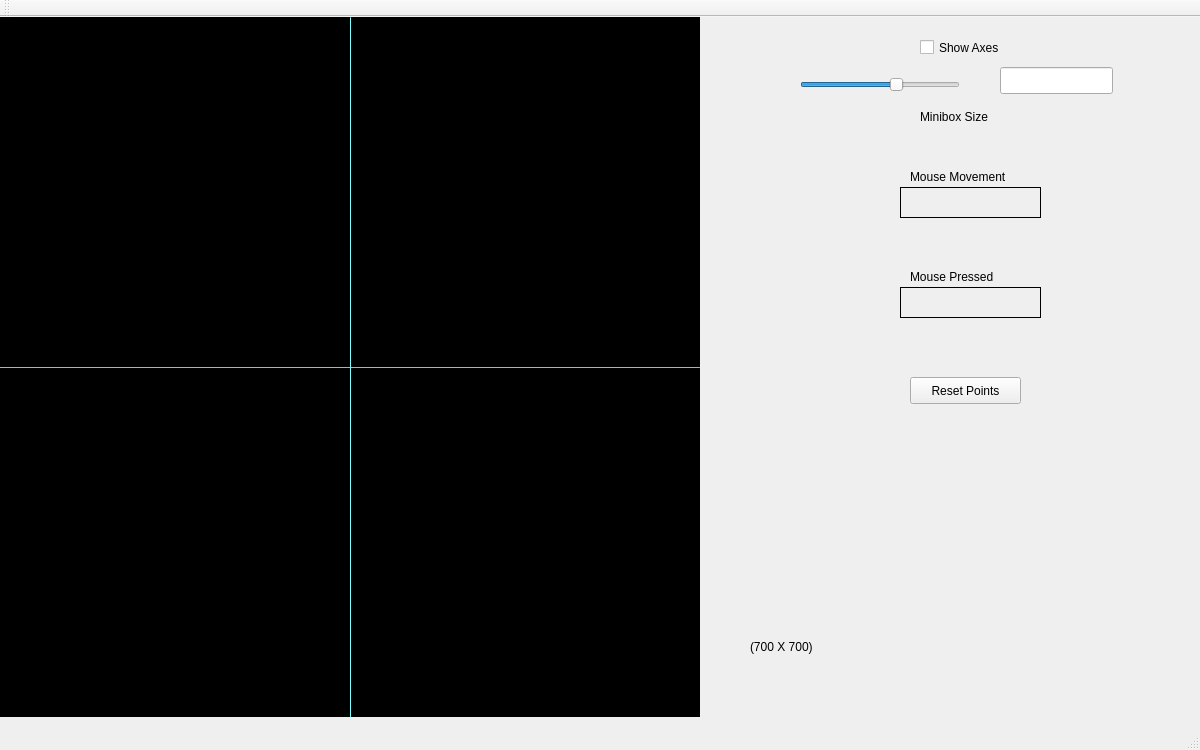
<?xml version="1.0" encoding="UTF-8"?>
<ui version="4.0">
 <class>MainWindow</class>
 <widget class="QMainWindow" name="MainWindow">
  <property name="geometry">
   <rect>
    <x>0</x>
    <y>0</y>
    <width>1200</width>
    <height>750</height>
   </rect>
  </property>
  <property name="windowTitle">
   <string>MainWindow</string>
  </property>
  <widget class="QWidget" name="centralWidget">
   <widget class="my_label" name="frame">
    <property name="geometry">
     <rect>
      <x>0</x>
      <y>0</y>
      <width>700</width>
      <height>700</height>
     </rect>
    </property>
    <property name="sizePolicy">
     <sizepolicy hsizetype="Preferred" vsizetype="Preferred">
      <horstretch>0</horstretch>
      <verstretch>0</verstretch>
     </sizepolicy>
    </property>
    <property name="mouseTracking">
     <bool>true</bool>
    </property>
    <property name="styleSheet">
     <string notr="true">background-color: rgb(0, 0, 0);</string>
    </property>
    <property name="frameShape">
     <enum>QFrame::Box</enum>
    </property>
    <property name="text">
     <string/>
    </property>
   </widget>
   <widget class="QLabel" name="mouse_movement">
    <property name="geometry">
     <rect>
      <x>900</x>
      <y>170</y>
      <width>141</width>
      <height>31</height>
     </rect>
    </property>
    <property name="frameShape">
     <enum>QFrame::Panel</enum>
    </property>
    <property name="text">
     <string/>
    </property>
   </widget>
   <widget class="QLabel" name="label_3">
    <property name="geometry">
     <rect>
      <x>910</x>
      <y>150</y>
      <width>121</width>
      <height>20</height>
     </rect>
    </property>
    <property name="text">
     <string>Mouse Movement</string>
    </property>
   </widget>
   <widget class="QLabel" name="label_6">
    <property name="geometry">
     <rect>
      <x>750</x>
      <y>620</y>
      <width>81</width>
      <height>20</height>
     </rect>
    </property>
    <property name="text">
     <string>(700 X 700)</string>
    </property>
   </widget>
   <widget class="Line" name="x_axis">
    <property name="geometry">
     <rect>
      <x>0</x>
      <y>350</y>
      <width>700</width>
      <height>1</height>
     </rect>
    </property>
    <property name="styleSheet">
     <string notr="true">background-color: rgb(255, 85, 255);</string>
    </property>
    <property name="orientation">
     <enum>Qt::Horizontal</enum>
    </property>
   </widget>
   <widget class="Line" name="y_axis">
    <property name="geometry">
     <rect>
      <x>350</x>
      <y>0</y>
      <width>1</width>
      <height>700</height>
     </rect>
    </property>
    <property name="styleSheet">
     <string notr="true">
background-color: rgb(85, 255, 255);</string>
    </property>
    <property name="orientation">
     <enum>Qt::Vertical</enum>
    </property>
   </widget>
   <widget class="QCheckBox" name="show_axes">
    <property name="geometry">
     <rect>
      <x>920</x>
      <y>20</y>
      <width>101</width>
      <height>21</height>
     </rect>
    </property>
    <property name="text">
     <string>Show Axes</string>
    </property>
   </widget>
   <widget class="QSlider" name="horizontalSlider">
    <property name="geometry">
     <rect>
      <x>800</x>
      <y>60</y>
      <width>160</width>
      <height>16</height>
     </rect>
    </property>
    <property name="minimum">
     <number>2</number>
    </property>
    <property name="maximum">
     <number>15</number>
    </property>
    <property name="sliderPosition">
     <number>10</number>
    </property>
    <property name="orientation">
     <enum>Qt::Horizontal</enum>
    </property>
   </widget>
   <widget class="QLabel" name="label_4">
    <property name="geometry">
     <rect>
      <x>920</x>
      <y>90</y>
      <width>91</width>
      <height>20</height>
     </rect>
    </property>
    <property name="text">
     <string>Minibox Size</string>
    </property>
   </widget>
   <widget class="QLineEdit" name="lineEdit">
    <property name="geometry">
     <rect>
      <x>1000</x>
      <y>50</y>
      <width>113</width>
      <height>27</height>
     </rect>
    </property>
   </widget>
   <widget class="QLabel" name="label_5">
    <property name="geometry">
     <rect>
      <x>910</x>
      <y>250</y>
      <width>121</width>
      <height>20</height>
     </rect>
    </property>
    <property name="text">
     <string>Mouse Pressed</string>
    </property>
   </widget>
   <widget class="QLabel" name="mouse_press">
    <property name="geometry">
     <rect>
      <x>900</x>
      <y>270</y>
      <width>141</width>
      <height>31</height>
     </rect>
    </property>
    <property name="frameShape">
     <enum>QFrame::Panel</enum>
    </property>
    <property name="text">
     <string/>
    </property>
   </widget>
   <widget class="QPushButton" name="pushButton_4">
    <property name="geometry">
     <rect>
      <x>910</x>
      <y>360</y>
      <width>111</width>
      <height>27</height>
     </rect>
    </property>
    <property name="text">
     <string>Reset Points</string>
    </property>
   </widget>
  </widget>
  <widget class="QMenuBar" name="menuBar">
   <property name="geometry">
    <rect>
     <x>0</x>
     <y>0</y>
     <width>1200</width>
     <height>24</height>
    </rect>
   </property>
  </widget>
  <widget class="QToolBar" name="mainToolBar">
   <attribute name="toolBarArea">
    <enum>TopToolBarArea</enum>
   </attribute>
   <attribute name="toolBarBreak">
    <bool>false</bool>
   </attribute>
  </widget>
  <widget class="QStatusBar" name="statusBar"/>
 </widget>
 <layoutdefault spacing="6" margin="11"/>
 <customwidgets>
  <customwidget>
   <class>my_label</class>
   <extends>QLabel</extends>
   <header location="global">my_label.h</header>
  </customwidget>
 </customwidgets>
 <resources/>
 <connections/>
</ui>
